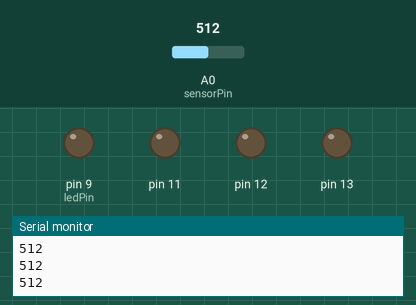
Simulated run of this sketch. Board: Arduino Uno, built with avr-gcc and run on an emulated ATmega328P. Parts: output pins drawn as LEDs (lit = HIGH), the last lines printed to the serial monitor. The test bench sets the inputs (shaded band); at power-on: A0 (sensorPin) = 512.

Above: at 1.2 s.
1.3 s: A0 (sensorPin) set to 466
2.8 s: A0 (sensorPin) set to 440
At 4.0 s:
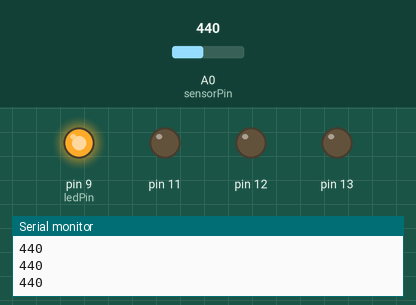
4.3 s: A0 (sensorPin) set to 460
At 5.2 s:
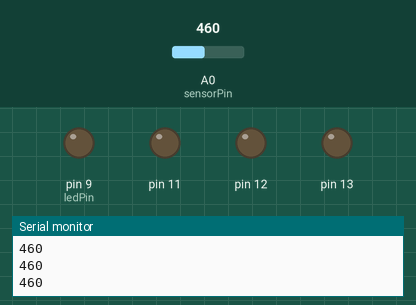
5.8 s: A0 (sensorPin) set to 306
At 6.4 s:
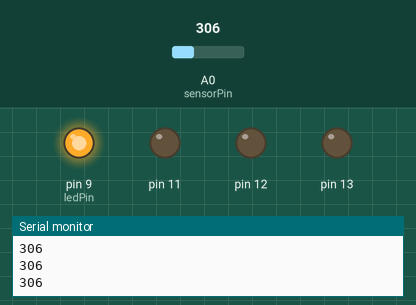
Timing chart, 0 to 8.3 s (numbered marks = the images above; inputs shaded):
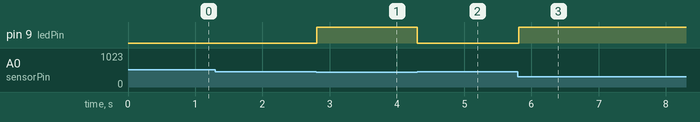

Measured:
- the behaviour switches between 451 and 450 on A0 (sensorPin) (found by bisection; images 0 and 1)
- after the input at 2.8 s, pin 9 (ledPin): LOW → HIGH at once
- after the input at 4.3 s, pin 9 (ledPin): HIGH → LOW at once
- after the input at 5.8 s, pin 9 (ledPin): LOW → HIGH at once

The sketch:

homeautomation.ino
```cpp
// Comment out Blynk to test without hardware
// #include <BlynkSimpleStream.h>

// Declare global variables
int sensorPin = A0;
int ledPin = 9;
int sensorValue = 1;

// Comment out Blynk auth key if not used
// char auth[] = "SZN_5JK5GVRNDfFOVo4T0UmPRm_X76Ar";

void setup() {
  pinMode(ledPin, OUTPUT);
  Serial.begin(9600);
  // Blynk.begin(auth, Serial);
  pinMode(11, OUTPUT);
  pinMode(12, OUTPUT);
  pinMode(13, OUTPUT);
}

void loop() {
  sensorValue = analogRead(sensorPin);
  Serial.println(sensorValue); // See the value in Serial Monitor

  if (sensorValue <= 450)
    digitalWrite(ledPin, HIGH);
  else
    digitalWrite(ledPin, LOW);

  // Blynk.run();
}
```
